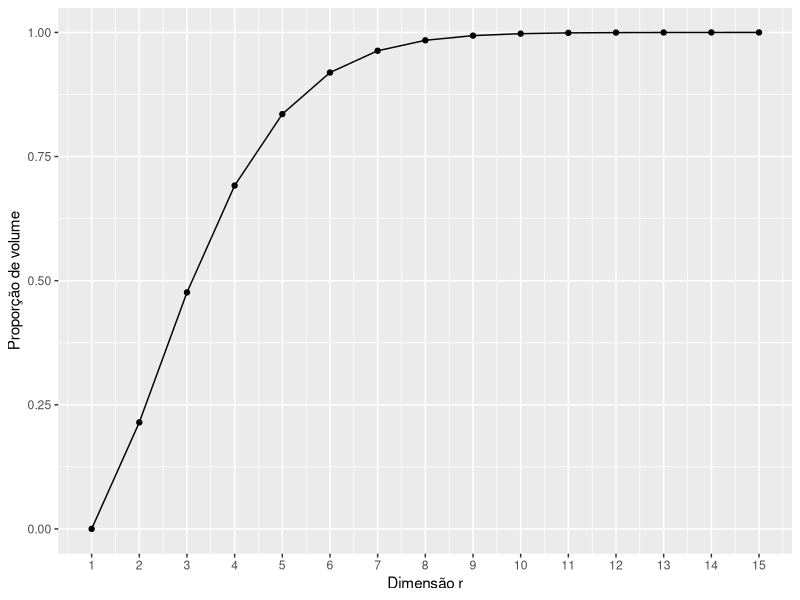
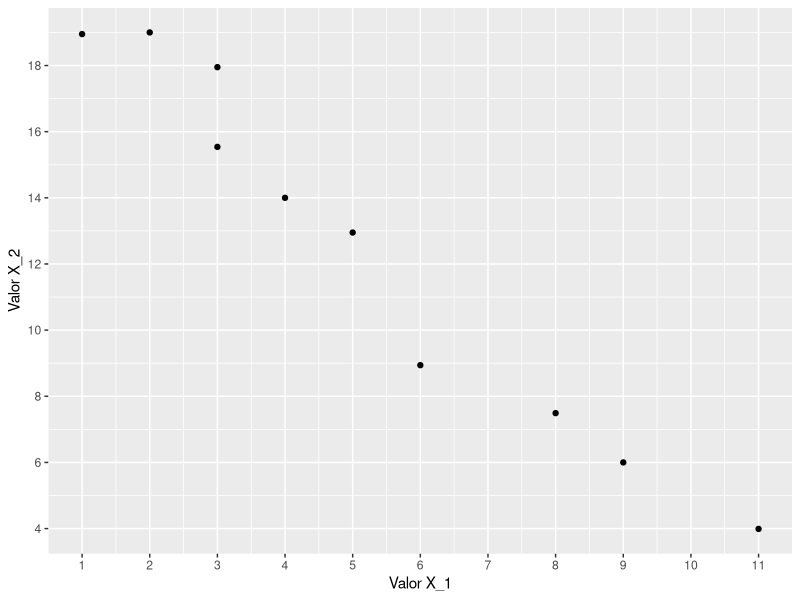
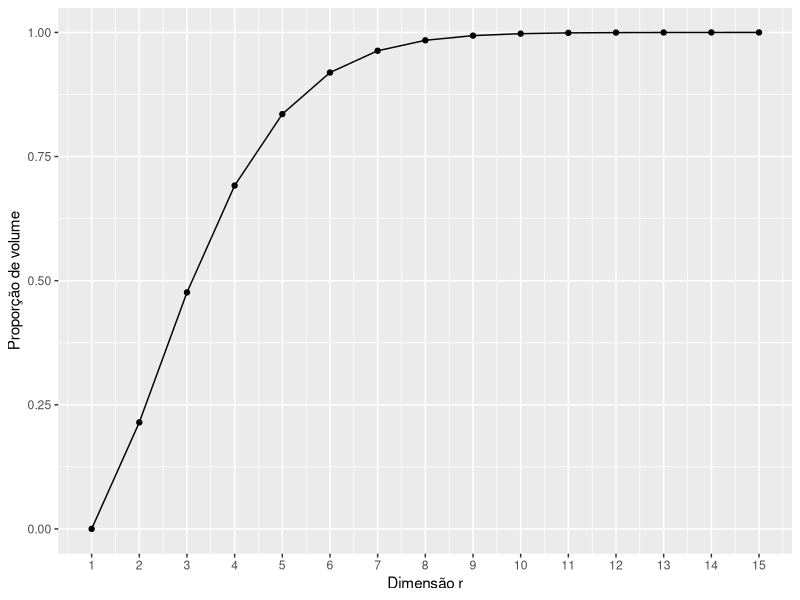
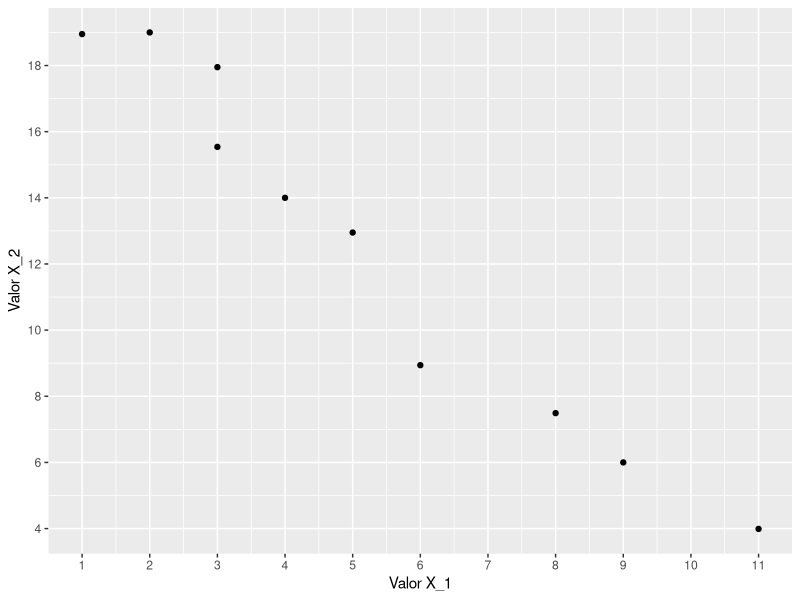

R code for these plots, in order:
library(tidyverse)
setwd('C:/Users/kmenezes/Desktop/OneDrive - unb.br/7 semestre/analise_multivariada/lista_1')

## QUESTÃO 3
#Definindo função para calcular volume do hipercubo
cal_cubo <- function(a, r) {
  return((2 * a)**r)
}

#Definindo função para calcular volume da hiperesfera
calc_esfera <- function(a,r){
  return(((a**r)*(pi**(r/2)))/(gamma((r/2)+1)))
}

#Definindo função para calcular proporção de volume não ocupado
proporcao <- function(v_cubo, v_esfera){
  return((v_cubo - v_esfera)/v_cubo)
}


simulacao <- function(n_dim){
  #Construindo vetor de resultados
  resultados <- c()
  dimensao <- c()

  #Fazendo simulação para diferentes valores de raio e dimensão
  for(r in seq(1,n_dim)){
    a <- 1
    v_cubo <- cal_cubo(a,r)
    v_esfera <- calc_esfera(a, r)
    prop <- proporcao(v_cubo, v_esfera)
    resultados <- c(resultados, prop)
    dimensao <- c(dimensao, r)
  }

  #Organizando resultados no data Frame
  dados <- data.frame(dimensoes = dimensao, prop = resultados)
  return(dados)
}

dados <- simulacao(15)
#Plotando resultados
ggplot(dados, aes(x = dimensoes, y = prop)) +
  geom_line() +
  geom_point() +
  scale_x_continuous(breaks = 1:max(dados$dimensoes), labels = 1:max(dados$dimensoes)) +
  labs(x = "Dimensão r",
       y = "Proporção de volume")


view(dados)  
ggsave('relacao_volume.pdf', width = 15, height = 9, units = 'cm')


#Questão 4
x_1 <- c(3, 4, 2, 6, 8, 2, 5)
x_2 <- c(5, 5.5, 4, 7, 10, 5, 7.5)
mean(x_1)
mean(x_2)
var(x_1)
var(x_2)
cov(x_1, x_2)


#Questão 5
x_1 <- c(1, 2, 3, 3, 4, 5, 6, 8, 9, 11)
x_2 <- c(18.95, 19 , 17.95, 15.54, 14, 12.95, 8.94, 7.49, 6, 3.99)
ggplot() +
  geom_point(aes(x = x_1, y = x_2)) +
  scale_x_continuous(breaks = 1:12, labels = 1:12) +
  scale_y_continuous(breaks = seq(0, 20, 2), labels = seq(0, 20, 2)) +
  labs(x = "Valor X_1",
       y = "Valor X_2")

ggsave('questao_5.pdf', width = 15, height = 9, units = 'cm')

mean(x_1)
mean(x_2)
var(x_1)
var(x_2)
cov(x_1, x_2)
cor(x_1, x_2)


## QUESTÃO 6
dados <- read.csv('dados/questao_1_6.csv')
View(dados)


#